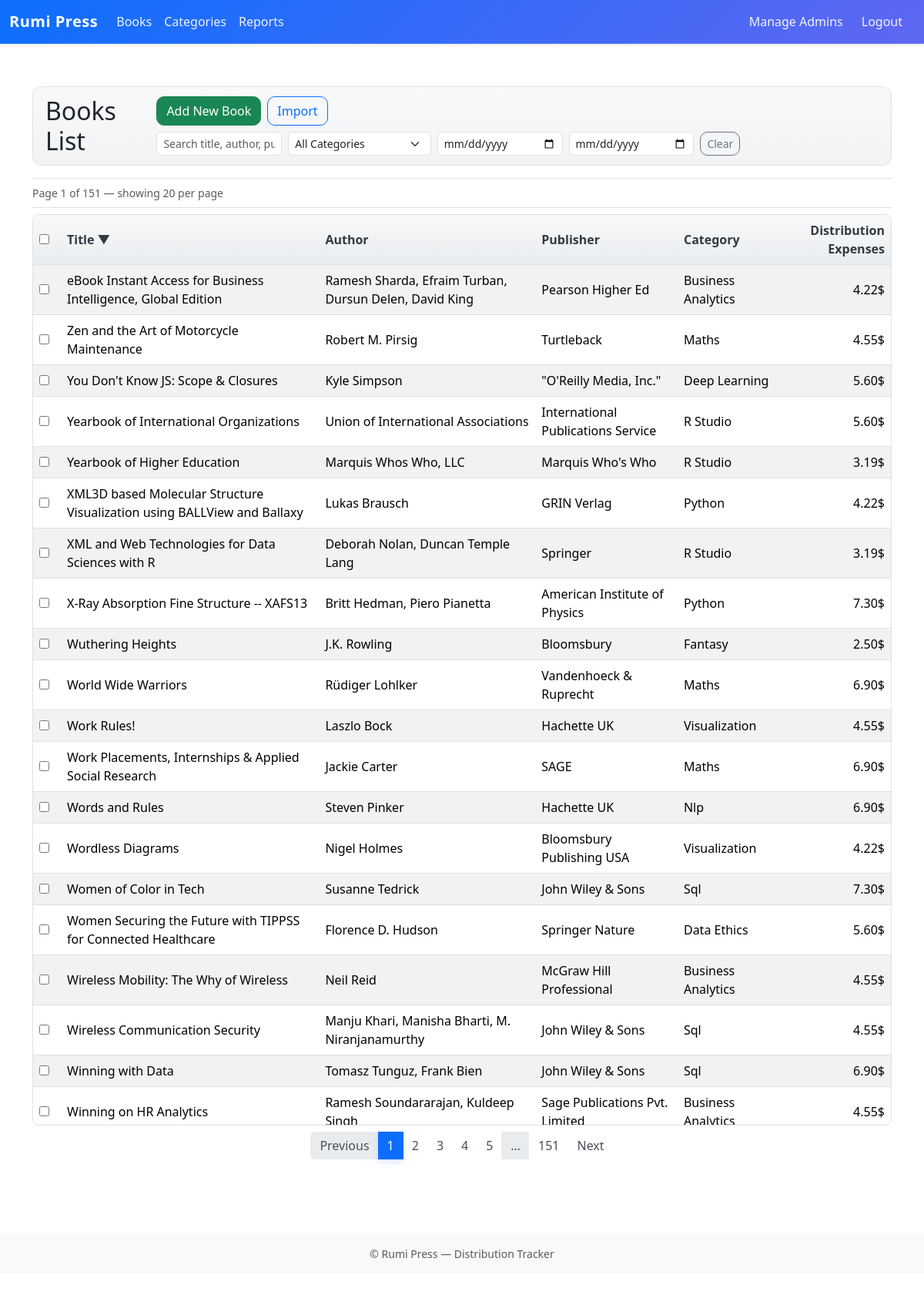
/distribution/books/?sort=title&dir=desc (signed in), run on the app's committed database.
### distribution/models.py (models this page shows, shortened)
class Book(models.Model):
    source_id = models.CharField(max_length=64, null=True, blank=True, help_text="Original spreadsheet id / ISBN or source identifier")
    title = models.CharField(max_length=255)
    subtitle = models.CharField(max_length=500, null=True, blank=True)
    author = models.CharField(max_length=200)
    publisher = models.CharField(max_length=500, null=True, blank=True)
    publishing_date = models.DateField(null=True, blank=True)
    category = models.ForeignKey(Category, on_delete=models.PROTECT, related_name='books')
    distribution_expenses = models.DecimalField(max_digits=12, decimal_places=2, default=0)
    created_by = models.ForeignKey(settings.AUTH_USER_MODEL, null=True, blank=True, on_delete=models.SET_NULL)
    created_at = models.DateTimeField(auto_now_add=True)
    updated_at = models.DateTimeField(auto_now=True)
    class Meta:
        ordering = ['-publishing_date', 'title']

class Category(models.Model):
    name = models.CharField(max_length=100, unique=True)
    description = models.TextField(blank=True)
    created_by = models.ForeignKey(settings.AUTH_USER_MODEL, null=True, blank=True, on_delete=models.SET_NULL)
    class Meta:
        ordering = ['name']
        verbose_name_plural = "Categories"

### distribution/views.py (the view)
# urls.py: path("books/", views.BookListView.as_view(), name="book_list"),
class BookListView(LoginRequiredMixin, AuditLoggingMixin, ListView):
    model = Book
    template_name = 'distribution/book_list.html'
    context_object_name = 'books'
    paginate_by = 20
    def get_queryset(self):
        sort = self.request.GET.get('sort', 'title')
        direction = self.request.GET.get('dir', 'asc')
        sort_map = {
            'title': 'title',
            'author': 'author',
            'publisher': 'publisher',
            'category': 'category__name',
            'distribution_expenses': 'distribution_expenses',
            'publishing_date': 'publishing_date',
        }
        order_field = sort_map.get(sort, 'title')
        order_by = order_field if direction != 'desc' else f'-{order_field}'
        qs = Book.objects.select_related('category')
        q = self.request.GET.get('q')
        cat = self.request.GET.get('category')
        start = self.request.GET.get('start')
        end = self.request.GET.get('end')
        if q:
            qs = qs.filter(Q(title__icontains=q) | Q(author__icontains=q) | Q(publisher__icontains=q))
        if cat:
            qs = qs.filter(category_id=cat)
        if start:
            qs = qs.filter(publishing_date__gte=start)
        if end:
            qs = qs.filter(publishing_date__lte=end)
        return qs.order_by(order_by)
    def get_context_data(self, **kwargs):
        ctx = super().get_context_data(**kwargs)
        ctx['categories'] = Category.objects.order_by('name')
        qs = self.request.GET.copy()
        qs.pop('page', None)
        ctx['querystring'] = qs.urlencode()
        ctx['filters'] = {
            'q': self.request.GET.get('q', ''),
            'category': self.request.GET.get('category') or '',
            'start': self.request.GET.get('start', ''),
            'end': self.request.GET.get('end', ''),
        }
        ctx['sort'] = self.request.GET.get('sort', 'title')
        ctx['dir'] = self.request.GET.get('dir', 'asc')
        return ctx

### accounts/context_processors.py (called while the page is built)
def is_admin_flag(request):
    try:
        return { 'is_admin': is_admin(request.user) }
    except Exception:
        return { 'is_admin': False }

### accounts/mixins.py (called while the page is built)
def is_admin(user) -> bool:
    return user.is_authenticated and user.groups.filter(name="Admin").exists()

    def dispatch(self, request, *args, **kwargs):
        response = super().dispatch(request, *args, **kwargs)
        try:
            if request.user.is_authenticated and is_admin(request.user):
                action = "read" if request.method == "GET" else "update"
                model = self.model.__name__ if hasattr(self, "model") else self.__class__.__name__
                obj_id = ""
                if hasattr(self, "object") and getattr(self, "object", None):
                    obj_id = str(self.object.pk)
                AuditLog.objects.create(
                    actor=request.user,
                    action=action,
                    model=model,
                    object_id=obj_id,
                    details=f"path={request.path} method={request.method}",
                )
        except Exception:
            pass
        return response

### distribution/templates/distribution/book_list.html (shortened to what this page needs)
{% extends "base.html" %}
{% block content %}
<div class="container mt-4">
  <div class="d-flex justify-content-between align-items-center mb-3 rp-page-header">
    <h2 class="mb-0">Books List</h2>
    <div class="d-flex flex-wrap align-items-end gap-2">
      <a class="btn btn-success" href="{% url 'distribution:book_add' %}">Add New Book</a>
      {% if user.is_staff %}
        <a class="btn btn-outline-primary" href="{% url 'distribution:import_books' %}">Import</a>
      {% endif %}
      <form id="filtersForm" method="get" class="d-flex align-items-center gap-2 mb-0">
        <input type="text" name="q" value="{{ filters.q }}" class="form-control form-control-sm" placeholder="Search title, author, publisher" />
        <select name="category" class="form-select form-select-sm">
          <option value="">All Categories</option>
        </select>
        <input type="date" name="start" value="{{ filters.start }}" class="form-control form-control-sm" />
        <input type="date" name="end" value="{{ filters.end }}" class="form-control form-control-sm" />
        <button id="clearFilters" class="btn btn-outline-secondary btn-sm" type="button">Clear</button>
      </form>
    </div>
  </div>
  <form id="bulkForm" method="post" action="{% url 'distribution:book_bulk_delete' %}" class="mb-2">
    <div class="d-flex justify-content-between align-items-center mb-2 rp-toolbar">
      <div id="pageStatus" class="text-muted">Page {{ page_obj.number }} of {{ page_obj.paginator.num_pages }} — showing 20 per page</div>
    </div>
    <div class="table-responsive rp-table-wrap">
      <table class="table table-striped table-hover align-middle rp-table">
        <thead class="table-light" id="booksHead" data-sort="{{ sort }}" data-dir="{{ dir }}">
        <tr>
          <th style="width:36px;"><input type="checkbox" id="selectAll" /></th>
          <th>
            <a href="?sort=title&dir={% if sort == 'title' and dir == 'asc' %}desc{% else %}asc{% endif %}" class="sort-link text-decoration-none text-reset">
              Title
              {% if sort == 'title' %}<span class="sort-ind">{% if dir == 'asc' %}▲{% else %}▼{% endif %}</span>{% endif %}
            </a>
          </th>
          <th>
            <a href="?sort=author&dir={% if sort == 'author' and dir == 'asc' %}desc{% else %}asc{% endif %}" class="sort-link text-decoration-none text-reset">
              Author
            </a>
          </th>
          <th>
            <a href="?sort=publisher&dir={% if sort == 'publisher' and dir == 'asc' %}desc{% else %}asc{% endif %}" class="sort-link text-decoration-none text-reset">
              Publisher
            </a>
          </th>
          <th>
            <a href="?sort=category&dir={% if sort == 'category' and dir == 'asc' %}desc{% else %}asc{% endif %}" class="sort-link text-decoration-none text-reset">
              Category
            </a>
          </th>
          <th class="text-end">
            <a href="?sort=distribution_expenses&dir={% if sort == 'distribution_expenses' and dir == 'asc' %}desc{% else %}asc{% endif %}" class="sort-link text-decoration-none text-reset">
              Distribution Expenses
            </a>
          </th>
        </tr>
      </thead>
      <tbody id="booksRows">
        {% for book in books %}
        <tr>
          <td><input type="checkbox" name="selected" value="{{ book.pk }}" class="row-check" /></td>
          <td>
            <a href="{% url 'distribution:book_edit' book.pk %}" class="text-decoration-none text-reset">{{ book.title }}</a>
          </td>
          <td>{{ book.author }}</td>
          <td>{{ book.publisher }}</td>
          <td>{{ book.category.name|title }}</td>
          <td class="text-end">{{ book.distribution_expenses|floatformat:2 }}$</td>
        </tr>
        {% empty %}
        <tr>
          <td colspan="6" class="text-center text-muted">No books found.</td>
        </tr>
        {% endfor %}
      </tbody>
    </table>
    </div>
  </form>
  <div id="booksPager">
    {% if is_paginated %}
    <nav aria-label="Books pagination">
      <ul class="pagination justify-content-center">
        {% with total=page_obj.paginator.num_pages current=page_obj.number %}
          {% if page_obj.has_previous %}
            <li class="page-item"><a class="page-link" href="?page={{ page_obj.previous_page_number }}{% if querystring %}&{{ querystring }}{% endif %}">Previous</a></li>
          {% else %}
            <li class="page-item disabled"><span class="page-link">Previous</span></li>
          {% endif %}
          {% for num in page_obj.paginator.page_range %}
            {% if num <= 5 %}
              {% if num == current %}
                <li class="page-item active"><span class="page-link">{{ num }}</span></li>
              {% else %}
                <li class="page-item"><a class="page-link" href="?page={{ num }}{% if querystring %}&{{ querystring }}{% endif %}">{{ num }}</a></li>
              {% endif %}
            {% endif %}
          {% endfor %}
          {% if current|add:"2" < total|add:"-1" %}
            <li class="page-item disabled"><span class="page-link">…</span></li>
          {% endif %}
          {% if total > 5 %}
            {% if current == total %}
              <li class="page-item active"><span class="page-link">{{ total }}</span></li>
            {% else %}
              <li class="page-item"><a class="page-link" href="?page={{ total }}{% if querystring %}&{{ querystring }}{% endif %}">{{ total }}</a></li>
            {% endif %}
          {% endif %}
          {% if page_obj.has_next %}
            <li class="page-item"><a class="page-link" href="?page={{ page_obj.next_page_number }}{% if querystring %}&{{ querystring }}{% endif %}">Next</a></li>
          {% else %}
            <li class="page-item disabled"><span class="page-link">Next</span></li>
          {% endif %}
        {% endwith %}
      </ul>
    </nav>
    {% endif %}
  </div>
</div>
{% endblock %}

### distribution/static/distribution/css/site.css (style rules this page uses)
:root { --rp-accent: #0d6efd; --rp-border: #dee2e6; --rp-muted: #6c757d; }
#pageStatus { font-size: 0.875rem; color: var(--rp-muted); }
.rp-table-wrap { position: relative; border: 1px solid var(--rp-border); border-radius: .5rem; }
.table-responsive.rp-table-wrap { max-height: 60vh; overflow: auto; }
table.rp-table thead th { position: sticky; top: 0; background: linear-gradient(180deg,#f8f9fa,#e9ecef); color: #343a40; border-bottom: 1px solid var(--rp-border); z-index: 2; }
table.rp-table { border-collapse: separate; border-spacing: 0; }
table.rp-table td, table.rp-table th { vertical-align: middle; }
table.rp-table td.text-end { font-variant-numeric: tabular-nums; }
table.rp-table a { color: #212529; text-decoration: none; }
.pagination .page-link { border: none; color: #495057; }
.pagination .page-item.active .page-link { background-color: var(--rp-accent); color: #fff; box-shadow: 0 .25rem .5rem rgba(13,110,253,.15); }
#filtersForm .form-control,#filtersForm .form-select { border-radius:.375rem; }
.rp-main .btn { border-radius: 10px; }
.rp-toolbar { padding:.5rem 0; border-top:1px solid var(--rp-border); border-bottom:1px solid var(--rp-border); }
.rp-page-header { padding:.75rem 1rem; border:1px solid var(--rp-border); border-radius:.75rem; background: linear-gradient(180deg,#f8f9fb,#f1f3f5); }

### rumipress/templates/base.html (style rules this page uses)
body { padding-top:72px; }

### data on the page
Book: title "eBook Instant Access for Business Intelligence, Global Edition", author "Ramesh Sharda, Efraim Turban, Dursun Delen, David King", publisher "Pearson Higher Ed", category.name "Business Analytics", distribution_expenses "4.22"
Book: title "Zen and the Art of Motorcycle Maintenance", author "Robert M. Pirsig", publisher "Turtleback", category.name "Maths", distribution_expenses "4.55"
Book: title "You Don't Know JS: Scope & Closures", author "Kyle Simpson", publisher "\"O'Reilly Media, Inc.\"", category.name "Deep Learning", distribution_expenses "5.60"
Book: title "Yearbook of International Organizations", author "Union of International Associations", publisher "International Publications Service", category.name "R Studio", distribution_expenses "5.60"
Book: title "Yearbook of Higher Education", author "Marquis Whos Who, LLC", publisher "Marquis Who's Who", category.name "R Studio", distribution_expenses "3.19"
Book: title "XML3D based Molecular Structure Visualization using BALLView and Ballaxy", author "Lukas Brausch", publisher "GRIN Verlag", category.name "Python", distribution_expenses "4.22"
Book: title "XML and Web Technologies for Data Sciences with R", author "Deborah Nolan, Duncan Temple Lang", publisher "Springer", category.name "R Studio", distribution_expenses "3.19"
Book: title "X-Ray Absorption Fine Structure -- XAFS13", author "Britt Hedman, Piero Pianetta", publisher "American Institute of Physics", category.name "Python", distribution_expenses "7.30"
Book: title "Wuthering Heights", author "J.K. Rowling", publisher "Bloomsbury", category.name "Fantasy", distribution_expenses "2.50"
Book: title "World Wide Warriors", author "Rüdiger Lohlker", publisher "Vandenhoeck & Ruprecht", category.name "Maths", distribution_expenses "6.90"
Book: title "Work Rules!", author "Laszlo Bock", publisher "Hachette UK", category.name "Visualization", distribution_expenses "4.55"
Book: title "Work Placements, Internships & Applied Social Research", author "Jackie Carter", publisher "SAGE", category.name "Maths", distribution_expenses "6.90"
Book: title "Words and Rules", author "Steven Pinker", publisher "Hachette UK", category.name "Nlp", distribution_expenses "6.90"
Book: title "Wordless Diagrams", author "Nigel Holmes", publisher "Bloomsbury Publishing USA", category.name "Visualization", distribution_expenses "4.22"
Book: title "Women of Color in Tech", author "Susanne Tedrick", publisher "John Wiley & Sons", category.name "Sql", distribution_expenses "7.30"
Book: title "Women Securing the Future with TIPPSS for Connected Healthcare", author "Florence D. Hudson", publisher "Springer Nature", category.name "Data Ethics", distribution_expenses "5.60"
Book: title "Wireless Mobility: The Why of Wireless", author "Neil Reid", publisher "McGraw Hill Professional", category.name "Business Analytics", distribution_expenses "4.55"
Book: title "Wireless Communication Security", author "Manju Khari, Manisha Bharti, M. Niranjanamurthy", publisher "John Wiley & Sons", category.name "Sql", distribution_expenses "4.55"
Book: title "Winning with Data", author "Tomasz Tunguz, Frank Bien", publisher "John Wiley & Sons", category.name "Sql", distribution_expenses "6.90"
Book: title "Winning on HR Analytics", author "Ramesh Soundararajan, Kuldeep…", publisher "Sage Publications Pvt.…", category.name "Business…", distribution_expenses "4.55"

### other printed values
{{ page_obj.number }} "1"
{{ page_obj.paginator.num_pages }} "151"
{{ num }} "1"
{{ num }} "2" "3" "4" "5"
{{ total }} "151"
